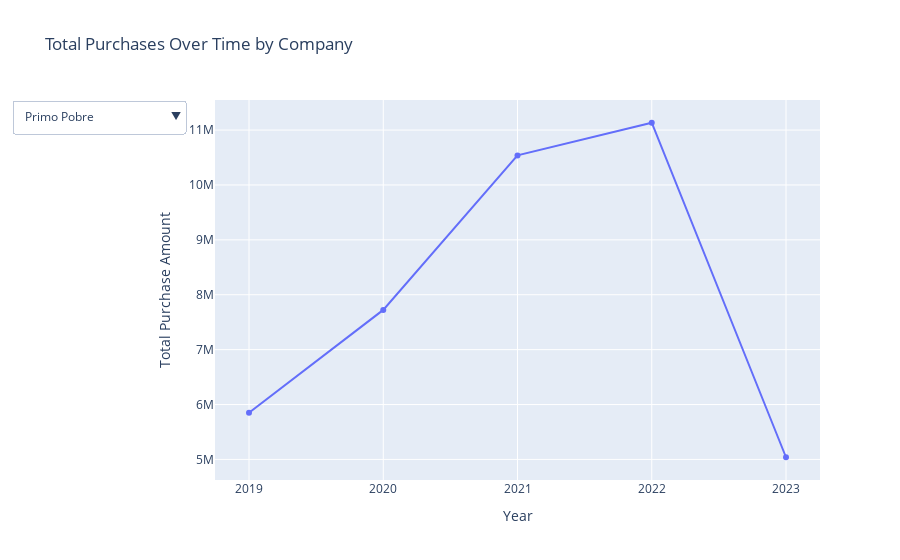

Notebook source saved alongside this figure:
### Code cell
import plotly.express as px
import plotly.graph_objects as go
from plotly.subplots import make_subplots

# Function to create a figure for a specific company
def create_figure(company):
    filtered_df = company_purchases_yearly[company_purchases_yearly['COMPANY_NAME'] == company]
    fig = px.line(filtered_df, x='year', y='TOTAL_AMOUNT', title=f'Total Purchases Over Time for {company}')
    fig.update_layout(xaxis_title='Year', yaxis_title='Total Purchase Amount')
    return fig

# Create a dropdown menu with Plotly
dropdown_buttons = [
    {
        'label': company,
        'method': 'update',
        'args': [{'visible': [company == comp for comp in top_companies]}]
    }
    for company in top_companies
]

# Create subplots (one for each company initially set to not visible)
fig = make_subplots(rows=1, cols=1)

# Add a trace for each company
for company in top_companies:
    filtered_df = company_purchases_yearly[company_purchases_yearly['COMPANY_NAME'] == company]
    fig.add_trace(
        go.Scatter(x=filtered_df['year'], y=filtered_df['TOTAL_AMOUNT'], mode='lines+markers', name=company),
        row=1, col=1
    )

# Update layout with dropdown menu
fig.update_layout(
    title='Total Purchases Over Time by Company',
    xaxis_title='Year',
    yaxis_title='Total Purchase Amount',
    updatemenus=[{
        'buttons': dropdown_buttons,
        'direction': 'down',
        'showactive': True
    }]
)

# Initially, show the first company's data only
fig.update_traces(visible=False)
fig.data[0].visible = True




fig.show()

### Figure 1 — Plotly figure (JSON) as saved in the notebook; plotly's stock layout.template omitted (floating-point values rounded to 4 significant figures)
{"data": [{"mode": "lines+markers", "name": "Primo Pobre", "type": "scatter", "visible": true, "x": [2019, 2020, 2021, 2022, 2023], "xaxis": "x", "y": [5851000.0, 7724000.0, 10540000.0, 11130000.0, 5040000.0], "yaxis": "y"}, {"mode": "lines+markers", "name": "Shoio", "type": "scatter", "visible": false, "x": [2018, 2019, 2020, 2021, 2022, 2023, 2024], "xaxis": "x", "y": [188700.0, 4541000.0, 3071000.0, 6762000.0, 9012000.0, 10310000.0, 1367000.0], "yaxis": "y"}, {"mode": "lines+markers", "name": "Cantina da Massa", "type": "scatter", "visible": false, "x": [2021, 2022, 2023, 2024], "xaxis": "x", "y": [5386000.0, 11590000.0, 11640000.0, 1889000.0], "yaxis": "y"}, {"mode": "lines+markers", "name": "BSB Vila Cinco", "type": "scatter", "visible": false, "x": [2018, 2019, 2020, 2021, 2022, 2023, 2024], "xaxis": "x", "y": [632200.0, 5966000.0, 2679000.0, 4643000.0, 6795000.0, 5857000.0, 467000.0], "yaxis": "y"}, {"mode": "lines+markers", "name": "Iate - Vila Cinco", "type": "scatter", "visible": false, "x": [2023, 2024], "xaxis": "x", "y": [21720000.0, 3441000.0], "yaxis": "y"}, {"mode": "lines+markers", "name": "Victrola", "type": "scatter", "visible": false, "x": [2014, 2015, 2016, 2017, 2018, 2019, 2020], "xaxis": "x", "y": [2858000.0, 4261000.0, 3394000.0, 2197000.0, 2681000.0, 2725000.0, 283800.0], "yaxis": "y"}, {"mode": "lines+markers", "name": "Aero Vila Cinco", "type": "scatter", "visible": false, "x": [2018, 2019, 2020, 2021, 2022, 2023, 2024], "xaxis": "x", "y": [225000.0, 4615000.0, 1975000.0, 2770000.0, 5113000.0, 3106000.0, 231800.0], "yaxis": "y"}, {"mode": "lines+markers", "name": "Alfredos 408n", "type": "scatter", "visible": false, "x": [2020, 2021, 2022, 2023, 2024], "xaxis": "x", "y": [219300.0, 2860000.0, 5140000.0, 7539000.0, 1130000.0], "yaxis": "y"}, {"mode": "lines+markers", "name": "XAMAM", "type": "scatter", "visible": false, "x": [2020, 2021, 2022, 2023, 2024], "xaxis": "x", "y": [8549000.0, 3684000.0, 2211000.0, 1917000.0, 90390.0], "yaxis": "y"}, {"mode": "lines+markers", "name": "Costelaria Gaucha Lago", "type": "scatter", "visible": false, "x": [2021, 2022, 2023, 2024], "xaxis": "x", "y": [101500.0, 824500.0, 13220000.0, 2074000.0], "yaxis": "y"}], "layout": {"autosize": true, "title": {"text": "Total Purchases Over Time by Company"}, "updatemenus": [{"buttons": [{"args": [{"visible": [true, false, false, false, false, false, false, false, false, false]}], "label": "Primo Pobre", "method": "update"}, {"args": [{"visible": [false, true, false, false, false, false, false, false, false, false]}], "label": "Shoio", "method": "update"}, {"args": [{"visible": [false, false, true, false, false, false, false, false, false, false]}], "label": "Cantina da Massa", "method": "update"}, {"args": [{"visible": [false, false, false, true, false, false, false, false, false, false]}], "label": "BSB Vila Cinco", "method": "update"}, {"args": [{"visible": [false, false, false, false, true, false, false, false, false, false]}], "label": "Iate - Vila Cinco", "method": "update"}, {"args": [{"visible": [false, false, false, false, false, true, false, false, false, false]}], "label": "Victrola", "method": "update"}, {"args": [{"visible": [false, false, false, false, false, false, true, false, false, false]}], "label": "Aero Vila Cinco", "method": "update"}, {"args": [{"visible": [false, false, false, false, false, false, false, true, false, false]}], "label": "Alfredos 408n", "method": "update"}, {"args": [{"visible": [false, false, false, false, false, false, false, false, true, false]}], "label": "XAMAM", "method": "update"}, {"args": [{"visible": [false, false, false, false, false, false, false, false, false, true]}], "label": "Costelaria Gaucha Lago", "method": "update"}], "direction": "down", "showactive": true}], "xaxis": {"anchor": "y", "autorange": true, "domain": [0, 1], "range": [2019.0, 2023.0], "title": {"text": "Year"}, "type": "linear"}, "yaxis": {"anchor": "x", "autorange": true, "domain": [0, 1], "range": [4537000.0, 11640000.0], "title": {"text": "Total Purchase Amount"}, "type": "linear"}}}
